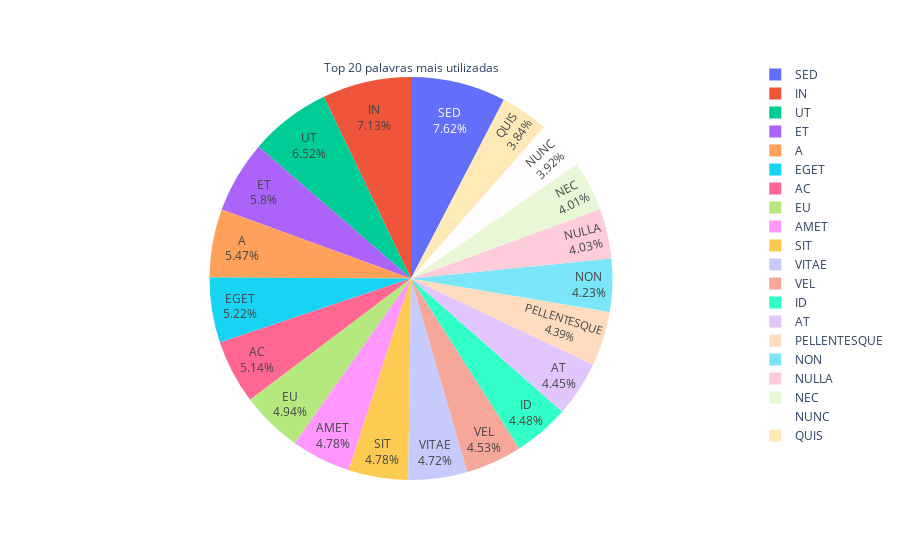

The code cell stored with this chart in its notebook:
### Code cell
#PALAVRAS
fig = px.pie(countDataframe(df.word).head(20),values='count',names='item')
fig.update_traces(textposition='inside', textinfo='percent+label',
                  title="Top 20 palavras mais utilizadas")
fig.show()

### Figure 1 — Plotly figure (JSON) as saved in the notebook; plotly's stock layout.template omitted (floating-point values rounded to 4 significant figures)
{"data": [{"domain": {"x": [0, 1], "y": [0, 1]}, "hovertemplate": "item=%{label}<br>count=%{value}<extra></extra>", "labels": ["SED", "IN", "UT", "ET", "A", "EGET", "AC", "EU", "AMET", "SIT", "VITAE", "VEL", "ID", "AT", "PELLENTESQUE", "NON", "NULLA", "NEC", "NUNC", "QUIS"], "legendgroup": "", "name": "", "showlegend": true, "textinfo": "percent+label", "textposition": "inside", "title": {"text": "Top 20 palavras mais utilizadas"}, "type": "pie", "values": [276, 258, 236, 210, 198, 189, 186, 179, 173, 173, 171, 164, 162, 161, 159, 153, 146, 145, 142, 139]}], "layout": {"legend": {"tracegroupgap": 0}, "margin": {"t": 60}}}
